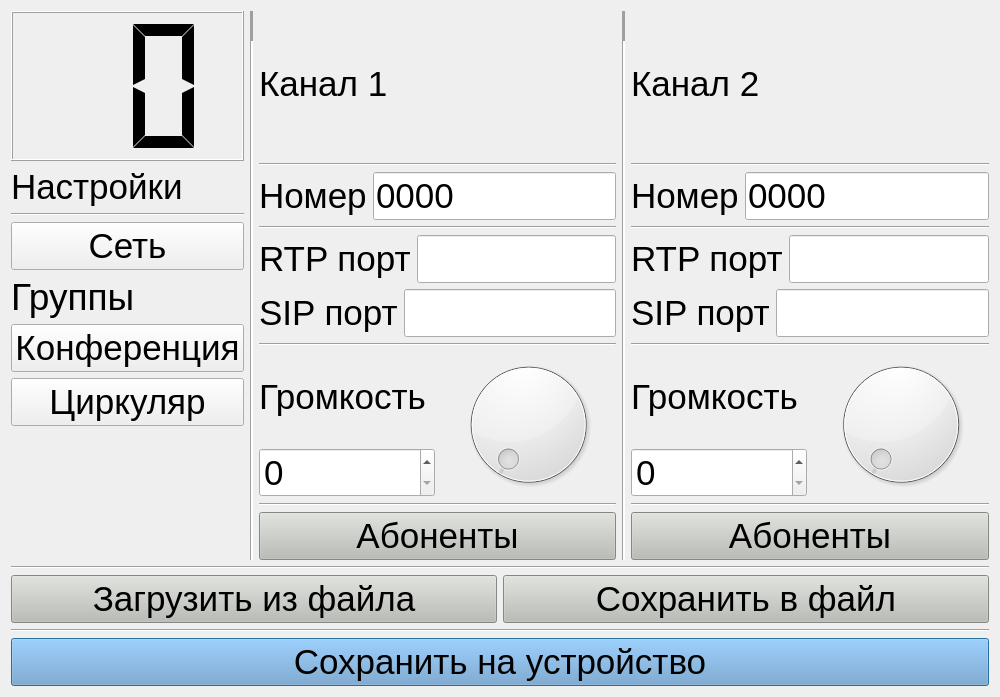
<?xml version="1.0" encoding="UTF-8"?>
<ui version="4.0">
 <class>POCfg</class>
 <widget class="QDialog" name="POCfg">
  <property name="geometry">
   <rect>
    <x>0</x>
    <y>0</y>
    <width>1000</width>
    <height>697</height>
   </rect>
  </property>
  <property name="minimumSize">
   <size>
    <width>1000</width>
    <height>600</height>
   </size>
  </property>
  <property name="maximumSize">
   <size>
    <width>1000</width>
    <height>768</height>
   </size>
  </property>
  <property name="windowTitle">
   <string>Конфигурация пульта оператора</string>
  </property>
  <layout class="QVBoxLayout" name="verticalLayout_11">
   <item>
    <layout class="QVBoxLayout" name="verticalLayout_4">
     <item>
      <layout class="QHBoxLayout" name="horizontalLayout">
       <property name="sizeConstraint">
        <enum>QLayout::SetFixedSize</enum>
       </property>
       <item>
        <layout class="QVBoxLayout" name="verticalLayout_2">
         <item>
          <widget class="QLCDNumber" name="posobj">
           <property name="minimumSize">
            <size>
             <width>0</width>
             <height>150</height>
            </size>
           </property>
           <property name="smallDecimalPoint">
            <bool>false</bool>
           </property>
           <property name="digitCount">
            <number>2</number>
           </property>
           <property name="segmentStyle">
            <enum>QLCDNumber::Flat</enum>
           </property>
           <property name="intValue" stdset="0">
            <number>0</number>
           </property>
          </widget>
         </item>
         <item>
          <widget class="QLabel" name="label">
           <property name="font">
            <font>
             <pointsize>26</pointsize>
            </font>
           </property>
           <property name="text">
            <string>Настройки</string>
           </property>
          </widget>
         </item>
         <item>
          <widget class="Line" name="line_11">
           <property name="orientation">
            <enum>Qt::Horizontal</enum>
           </property>
          </widget>
         </item>
         <item>
          <widget class="QPushButton" name="netsetting">
           <property name="font">
            <font>
             <pointsize>26</pointsize>
            </font>
           </property>
           <property name="text">
            <string>Сеть</string>
           </property>
           <property name="autoDefault">
            <bool>false</bool>
           </property>
          </widget>
         </item>
         <item>
          <widget class="QLabel" name="label_12">
           <property name="font">
            <font>
             <pointsize>28</pointsize>
            </font>
           </property>
           <property name="text">
            <string>Группы</string>
           </property>
          </widget>
         </item>
         <item>
          <widget class="QPushButton" name="conf">
           <property name="font">
            <font>
             <pointsize>26</pointsize>
            </font>
           </property>
           <property name="text">
            <string>Конференция</string>
           </property>
           <property name="autoDefault">
            <bool>false</bool>
           </property>
          </widget>
         </item>
         <item>
          <widget class="QPushButton" name="csv">
           <property name="font">
            <font>
             <pointsize>26</pointsize>
            </font>
           </property>
           <property name="text">
            <string>Циркуляр</string>
           </property>
          </widget>
         </item>
         <item>
          <spacer name="verticalSpacer">
           <property name="orientation">
            <enum>Qt::Vertical</enum>
           </property>
           <property name="sizeHint" stdset="0">
            <size>
             <width>20</width>
             <height>40</height>
            </size>
           </property>
          </spacer>
         </item>
        </layout>
       </item>
       <item>
        <widget class="Line" name="line">
         <property name="lineWidth">
          <number>30</number>
         </property>
         <property name="orientation">
          <enum>Qt::Vertical</enum>
         </property>
        </widget>
       </item>
       <item>
        <layout class="QVBoxLayout" name="ch1_cfg">
         <item>
          <widget class="QLabel" name="label_2">
           <property name="font">
            <font>
             <pointsize>26</pointsize>
            </font>
           </property>
           <property name="text">
            <string>Канал 1</string>
           </property>
          </widget>
         </item>
         <item>
          <widget class="Line" name="line_12">
           <property name="orientation">
            <enum>Qt::Horizontal</enum>
           </property>
          </widget>
         </item>
         <item>
          <layout class="QHBoxLayout" name="horizontalLayout_3">
           <item>
            <widget class="QLabel" name="label_4">
             <property name="font">
              <font>
               <pointsize>26</pointsize>
              </font>
             </property>
             <property name="text">
              <string>Номер</string>
             </property>
            </widget>
           </item>
           <item>
            <widget class="QLineEdit" name="channel_1_sipnum">
             <property name="font">
              <font>
               <pointsize>26</pointsize>
              </font>
             </property>
             <property name="inputMask">
              <string>9999</string>
             </property>
             <property name="text">
              <string>0000</string>
             </property>
            </widget>
           </item>
          </layout>
         </item>
         <item>
          <widget class="Line" name="line_9">
           <property name="orientation">
            <enum>Qt::Horizontal</enum>
           </property>
          </widget>
         </item>
         <item>
          <layout class="QHBoxLayout" name="horizontalLayout_8">
           <item>
            <widget class="QLabel" name="label_8">
             <property name="font">
              <font>
               <pointsize>26</pointsize>
              </font>
             </property>
             <property name="text">
              <string>RTP порт</string>
             </property>
            </widget>
           </item>
           <item>
            <widget class="QLineEdit" name="rtp_port_ch1">
             <property name="font">
              <font>
               <pointsize>26</pointsize>
              </font>
             </property>
             <property name="inputMask">
              <string>9999</string>
             </property>
            </widget>
           </item>
          </layout>
         </item>
         <item>
          <layout class="QHBoxLayout" name="horizontalLayout_7">
           <item>
            <widget class="QLabel" name="label_10">
             <property name="font">
              <font>
               <pointsize>26</pointsize>
              </font>
             </property>
             <property name="text">
              <string>SIP порт</string>
             </property>
            </widget>
           </item>
           <item>
            <widget class="QLineEdit" name="sip_port_ch1">
             <property name="font">
              <font>
               <pointsize>26</pointsize>
              </font>
             </property>
             <property name="inputMask">
              <string>99999</string>
             </property>
            </widget>
           </item>
          </layout>
         </item>
         <item>
          <widget class="Line" name="line_7">
           <property name="orientation">
            <enum>Qt::Horizontal</enum>
           </property>
          </widget>
         </item>
         <item>
          <layout class="QHBoxLayout" name="horizontalLayout_11">
           <item>
            <layout class="QVBoxLayout" name="verticalLayout_6">
             <item>
              <widget class="QLabel" name="label_6">
               <property name="font">
                <font>
                 <pointsize>26</pointsize>
                </font>
               </property>
               <property name="text">
                <string>Громкость</string>
               </property>
              </widget>
             </item>
             <item>
              <widget class="QSpinBox" name="gr_spin1">
               <property name="font">
                <font>
                 <pointsize>26</pointsize>
                </font>
               </property>
               <property name="buttonSymbols">
                <enum>QAbstractSpinBox::UpDownArrows</enum>
               </property>
               <property name="showGroupSeparator" stdset="0">
                <bool>false</bool>
               </property>
               <property name="maximum">
                <number>8</number>
               </property>
              </widget>
             </item>
            </layout>
           </item>
           <item>
            <widget class="QDial" name="gr_dial1">
             <property name="maximum">
              <number>8</number>
             </property>
             <property name="tracking">
              <bool>false</bool>
             </property>
             <property name="orientation">
              <enum>Qt::Horizontal</enum>
             </property>
             <property name="invertedControls">
              <bool>false</bool>
             </property>
            </widget>
           </item>
          </layout>
         </item>
         <item>
          <widget class="Line" name="line_5">
           <property name="orientation">
            <enum>Qt::Horizontal</enum>
           </property>
          </widget>
         </item>
         <item>
          <widget class="QPushButton" name="setabonent_1">
           <property name="font">
            <font>
             <pointsize>26</pointsize>
            </font>
           </property>
           <property name="styleSheet">
            <string notr="true">background-color: rgb(186, 189, 182);</string>
           </property>
           <property name="text">
            <string>Абоненты</string>
           </property>
           <property name="autoDefault">
            <bool>false</bool>
           </property>
          </widget>
         </item>
        </layout>
       </item>
       <item>
        <widget class="Line" name="line_2">
         <property name="lineWidth">
          <number>30</number>
         </property>
         <property name="orientation">
          <enum>Qt::Vertical</enum>
         </property>
        </widget>
       </item>
       <item>
        <layout class="QVBoxLayout" name="ch2_cfg">
         <item>
          <widget class="QLabel" name="label_3">
           <property name="font">
            <font>
             <pointsize>26</pointsize>
            </font>
           </property>
           <property name="text">
            <string>Канал 2</string>
           </property>
          </widget>
         </item>
         <item>
          <widget class="Line" name="line_13">
           <property name="orientation">
            <enum>Qt::Horizontal</enum>
           </property>
          </widget>
         </item>
         <item>
          <layout class="QHBoxLayout" name="horizontalLayout_5">
           <item>
            <widget class="QLabel" name="label_5">
             <property name="font">
              <font>
               <pointsize>26</pointsize>
              </font>
             </property>
             <property name="text">
              <string>Номер</string>
             </property>
            </widget>
           </item>
           <item>
            <widget class="QLineEdit" name="channel_2_sipnum">
             <property name="font">
              <font>
               <pointsize>26</pointsize>
              </font>
             </property>
             <property name="inputMask">
              <string>9999</string>
             </property>
             <property name="text">
              <string>0000</string>
             </property>
            </widget>
           </item>
          </layout>
         </item>
         <item>
          <widget class="Line" name="line_10">
           <property name="orientation">
            <enum>Qt::Horizontal</enum>
           </property>
          </widget>
         </item>
         <item>
          <layout class="QHBoxLayout" name="horizontalLayout_9">
           <item>
            <widget class="QLabel" name="label_9">
             <property name="font">
              <font>
               <pointsize>26</pointsize>
              </font>
             </property>
             <property name="text">
              <string>RTP порт</string>
             </property>
            </widget>
           </item>
           <item>
            <widget class="QLineEdit" name="rtp_port_ch2">
             <property name="font">
              <font>
               <pointsize>26</pointsize>
              </font>
             </property>
             <property name="inputMask">
              <string>9999</string>
             </property>
            </widget>
           </item>
          </layout>
         </item>
         <item>
          <layout class="QHBoxLayout" name="horizontalLayout_10">
           <item>
            <widget class="QLabel" name="label_11">
             <property name="font">
              <font>
               <pointsize>26</pointsize>
              </font>
             </property>
             <property name="text">
              <string>SIP порт</string>
             </property>
            </widget>
           </item>
           <item>
            <widget class="QLineEdit" name="sip_port_ch2">
             <property name="font">
              <font>
               <pointsize>26</pointsize>
              </font>
             </property>
             <property name="inputMask">
              <string>99999</string>
             </property>
            </widget>
           </item>
          </layout>
         </item>
         <item>
          <widget class="Line" name="line_8">
           <property name="orientation">
            <enum>Qt::Horizontal</enum>
           </property>
          </widget>
         </item>
         <item>
          <layout class="QHBoxLayout" name="horizontalLayout_12">
           <item>
            <layout class="QVBoxLayout" name="verticalLayout_7">
             <item>
              <widget class="QLabel" name="label_7">
               <property name="font">
                <font>
                 <pointsize>26</pointsize>
                </font>
               </property>
               <property name="text">
                <string>Громкость</string>
               </property>
              </widget>
             </item>
             <item>
              <widget class="QSpinBox" name="gr_spin2">
               <property name="font">
                <font>
                 <pointsize>26</pointsize>
                </font>
               </property>
               <property name="maximum">
                <number>8</number>
               </property>
              </widget>
             </item>
            </layout>
           </item>
           <item>
            <widget class="QDial" name="gr_dial2">
             <property name="maximum">
              <number>8</number>
             </property>
            </widget>
           </item>
          </layout>
         </item>
         <item>
          <widget class="Line" name="line_6">
           <property name="orientation">
            <enum>Qt::Horizontal</enum>
           </property>
          </widget>
         </item>
         <item>
          <widget class="QPushButton" name="setabonent_2">
           <property name="font">
            <font>
             <pointsize>26</pointsize>
            </font>
           </property>
           <property name="styleSheet">
            <string notr="true">background-color: rgb(186, 189, 182);</string>
           </property>
           <property name="text">
            <string>Абоненты</string>
           </property>
           <property name="autoDefault">
            <bool>false</bool>
           </property>
          </widget>
         </item>
        </layout>
       </item>
      </layout>
     </item>
     <item>
      <widget class="Line" name="line_4">
       <property name="orientation">
        <enum>Qt::Horizontal</enum>
       </property>
      </widget>
     </item>
     <item>
      <layout class="QHBoxLayout" name="horizontalLayout_6">
       <item>
        <widget class="QPushButton" name="loadfromfile">
         <property name="font">
          <font>
           <pointsize>26</pointsize>
          </font>
         </property>
         <property name="styleSheet">
          <string notr="true">background-color: rgb(186, 189, 182);</string>
         </property>
         <property name="text">
          <string>Загрузить из файла</string>
         </property>
        </widget>
       </item>
       <item>
        <widget class="QPushButton" name="savetofile">
         <property name="font">
          <font>
           <pointsize>26</pointsize>
          </font>
         </property>
         <property name="styleSheet">
          <string notr="true">background-color: rgb(186, 189, 182);</string>
         </property>
         <property name="text">
          <string>Сохранить в файл</string>
         </property>
        </widget>
       </item>
      </layout>
     </item>
     <item>
      <widget class="Line" name="line_3">
       <property name="orientation">
        <enum>Qt::Horizontal</enum>
       </property>
      </widget>
     </item>
     <item>
      <widget class="QPushButton" name="savetodevice">
       <property name="font">
        <font>
         <pointsize>26</pointsize>
        </font>
       </property>
       <property name="styleSheet">
        <string notr="true">background-color: rgb(114, 159, 207);</string>
       </property>
       <property name="text">
        <string>Сохранить на устройство</string>
       </property>
       <property name="autoDefault">
        <bool>false</bool>
       </property>
       <property name="default">
        <bool>true</bool>
       </property>
      </widget>
     </item>
    </layout>
   </item>
  </layout>
 </widget>
 <resources/>
 <connections/>
</ui>
